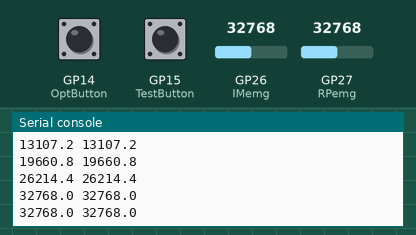
A program run on a simulated Raspberry Pi Pico running MicroPython. Shown: the last lines printed to the serial console. The test bench sets the inputs (shaded band); at power-on: GP14 (OptButton) LOW, GP26 (IMemg) = 32768, GP15 (TestButton) LOW, GP27 (RPemg) = 32768 (analog values on the 0–65535 scale). Random numbers come from a fixed seed.

Above: at 1.2 s.
1.3 s: GP14 (OptButton) pulled HIGH for 0.25 s
At 1.9 s:
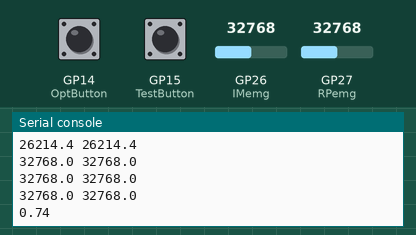
4.5 s: GP26 (IMemg) set to 45874
At 7.3 s:
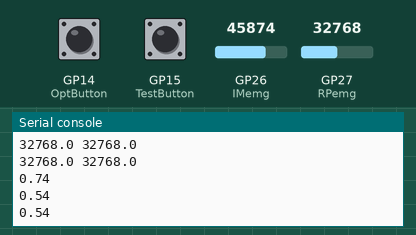
7.5 s: GP15 (TestButton) pulled HIGH for 3.2 s
At 10.2 s:
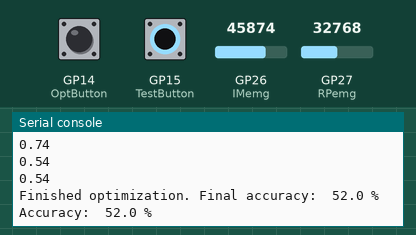
12.2 s: GP27 (RPemg) set to 45874
At 12.22 s:
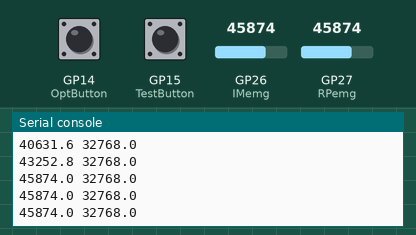
13.7 s: GP14 (OptButton) pulled HIGH for 1 s
At 14.7 s:
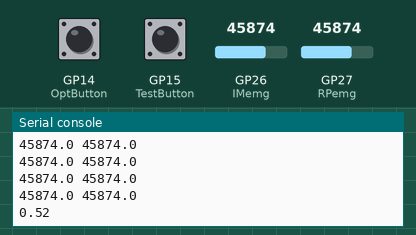
Timing chart, 0 to 16.7 s (numbered marks = the images above; inputs shaded):
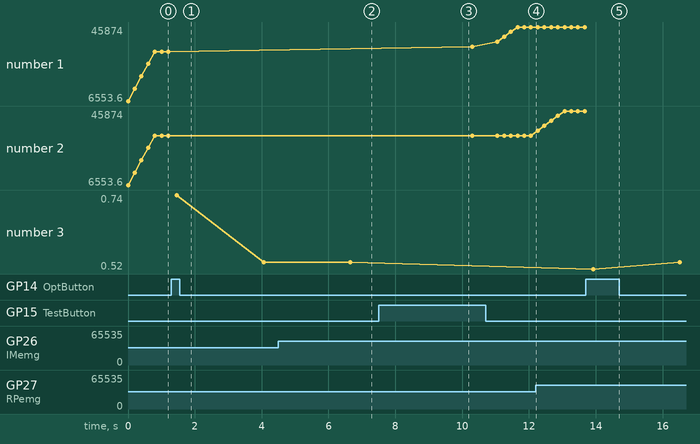

Measured:
- after the input at 1.3 s, the serial console: prints a new line after 0.16 s (image 1)
- after the input at 7.5 s, the serial console: prints a new line after 2.3 s (image 3)
- after the input at 13.7 s, the serial console: prints a new line after 0.22 s (image 5)

The program:

main.py
```python
from machine import ADC, Timer, Pin, I2C, PWM
import utime
import forwardPass as fP
import time
import random
import variables as var
import backwardsPass as bP
import matrixOps as mOps

IMemg = ADC(26)
RPemg = ADC(27)

OptButton = Pin(14, Pin.IN, Pin.PULL_DOWN)
TestButton = Pin(15, Pin.IN, Pin.PULL_DOWN)

IMlist = [0, 0, 0, 0, 0]
RPlist = [0, 0, 0, 0, 0]
idx = 0
recorded =0
thresholdVal = 10000
activating = False
IMmax = 0
RPmax = 0

iServo = PWM(Pin(0))
mServo = PWM(Pin(1))
rpServo = PWM(Pin(2))

iServo.freq(50)
mServo.freq(50)
rpServo.freq(50)

iAct = False
mAct = False
rpAct = False

def readEMG(thresholdVal, IMemg, RPemg, predict):

    """Checks if the user is performing a gesture and actively records values
    from the EMG sensors if the user is performing a gesture. This function
    actively calculates the average of the previous 5 values for each EMG
    sensor. The highest average value recorded once the user has finished
    performing a gesture will be the values making up a recording for a
    gesture. If "predict" is true, then an integer representing a gesture
    will be returned. This is where the user of the prosthetic hand should
    implement the function to actuate the motors. Otherwise, the EMG
    recording will be returned.

    :param thresholdVal: value used check if the user is performing a gesture
    :type thresholdVal: int
    :param IMemg: GPIO pin of EMG sensor monitoring index and middle finger
    :type IMemg: ADC
    :param RPemg: GPIO pin of EMG sensor monitoring ring and pinky finger
    :type RPemg: ADC
    :param predict: decides if function activates motors or return EMG recordings
    :type predict: bool

    :return: the EMG recording of the gesture if predict is false or an
        integer representing a gesture if predict is true. 0 is a fist, 1
        is a flexed index finger, 2 is the index and middle finger flexed,
        3 is the middle finger flexed, and 4 is the ring and pinky finger flexed.
    """

    global idx
    global IMlist
    global IMmax

    global RPlist
    global RPmax
    global activating

    IMlist[idx] = IMemg.read_u16()
    RPlist[idx] = RPemg.read_u16()
    idx += 1
    if idx == 5:
        idx = 0

    IMsum = 0
    RPsum = 0
    for reading in range(len(IMlist)):
        IMsum += IMlist[reading]
        RPsum += RPlist[reading]

    avgIM = IMsum / len(IMlist)
    avgRP = RPsum / len(RPlist)

    if avgIM > IMmax:
        IMmax = avgIM

    if avgRP > RPmax:
        RPmax = avgRP
    print(avgIM, avgRP)

    if (avgIM > thresholdVal or avgRP > thresholdVal) and not activating:
        activating = True

    if (avgIM < thresholdVal and avgRP < thresholdVal) and activating:
        activating = False
        readings = [[IMmax / var.normalizeFactor, RPmax / var.normalizeFactor]]
        IMmax = 0
        RPmax = 0
        if predict == True:
            # This is where the motor should be activated. Instead of printing the integer
            # the integer should be used to actuate the motors on the prosthetic hand
            predIdx = fP.makePrediction(readings)
            predictedGesture = (var.gestures[predIdx])
            print(predictedGesture)
            # print(" ")
            i2c = I2C(0, scl=Pin(17), sda=Pin(16), freq=100000)
            addr = i2c.scan()[0] #getting the address of the peripheral

            i2c.writeto(addr, str(predIdx))
            time.sleep(2)

        else:
            return readings
        #time.sleep(1)


def recordToCSV(IM, RP, gesture, file):

    """Records the EMG recordings of a gesture into a CSV file

    :param IM: highest average value of EMG sensor monitoring index/middle finger
    :type IM: float
    :param RP: highest average value of EMG sensor monitoring ring/pinky finger
    :type RP: float
    :param gesture: the label for the EMG recording
    :type gesture: str
    :param file: the path of the CSV file the recording is written to
    :type file: str:
    """

    string = str(IM) + "," + str(RP) + "," + gesture + "\n"
    file.write(string)
    global recorded
    recorded += 1
    print("recorded: ", recorded)
    time.sleep(1.5)

def optimize(numEpochs, testing):

    """Optimizes the neural network

    :param numEpochs: the number of epochs to train the neural network
    :type numEpochs: int
    :param testing: determines if program is being demonstrated or in real world use
    :type testing: bool
    """
    #1.) Obtain the training data from the user
    data = []
    labels = []

    if testing == False:
        for g in range(var.numGestures):
            for n in range(10):
                data.append(readEMG(thresholdVal, IMemg, RPemg, False))
                labels.append(g)
    elif testing == True: #demonstrating
        data = var.trainingData
        labels = var.trainingLabels
    length = len(labels)

    #2.) Individually feed each training data into the backProp function and shuffle after every cycle
    for n in range(numEpochs):
        if n % 10 == 0:
            print(testAccuracy())

        shuffle(data, labels)

        for i in range(length):
            inputs = [data[i]]
            bP.backProp(inputs, labels[i])

    print("Finished optimization. Final accuracy: ", testAccuracy() * 100, "%")


def testAccuracy():

    """Tests the accuracy of the neural network model"""

    accuracy = 0
    for i in range(var.numSamples):
        p = fP.makePrediction([var.testingData[i]])
        if p == var.testingLabels[i]:
            accuracy += 1
    return accuracy / var.numSamples

def shuffle(data, labels):

    """Shuffles a given set of data and its labels
    :param data: a list of EMG recordings of gestures

    :type data: list of list of float
    :param labels: a list of the labels corresponding to data
    :type labels: list of int
    """
    length = len(data)
    for x in range(20):
        for i in range(length - 1):
            randIdx = random.randint(i, length - 1)
            tempData = data[randIdx]
            tempLabel = labels[randIdx]

            data[randIdx] = data[i]
            labels[randIdx] = labels[i]


            data[i] = tempData
            labels[i] = tempLabel


while True:
    readEMG(thresholdVal, IMemg, RPemg, True)
    time.sleep(0.2)
    if OptButton.value() == 1:
#         optimize(30, False) # real world use
        optimize(30, True) # demonstration
        time.sleep(0.5)
    if TestButton.value() == 1:
        print("Accuracy: ", 100 * testAccuracy(), "%")
        time.sleep(0.5)
```

forwardPass.py
```python
import variables as var
import matrixOps as mOps
from math import e

def leaky_relu(raw, act):
    """Performs the Leaky ReLu activation function on a given layer.
    Stores the activated values into the list for the activated values.

    :param raw: the raw values of the layer computed from doing
        the dot product between the previous layer activated, or the
        inputs if that layer is the inputs, dotted by the weights of the
        current layer.
    :type raw: list of list of float
    :param act: the list to hold the output of the Leaky ReLu activation
        function when the raw value at the corresponding index has been
        passed in.
    :type act: list of list float
    """

    for r in range(len(act)):
        for c in range(len(act[0])):
            if raw[r][c] < 0 :
                act[r][c] = raw[r][c] * var.reluCoef
            else:
                act[r][c] = raw[r][c]

def softmax(raw, act):
    """Performs the Softmax activation function on a given layer. This
    activation function was meant to be used for the raw values of the
    last layer. Stores the activated values into the list for the
    activated values.

    :param raw: the raw values of the layer computed from doing
        the dot product between the previous layer activated, dotted by
        the weights of the current layer.
    :type raw: list of list of float
    :param act: the list to hold the output of the Leaky ReLu activation
        function when the raw value at the corresponding index has been
        passed in.
    :type act: list of list float
    """

    esum = 0
    # Raising e to the power of the elements in the list and find the sum
    for r in range(len(raw)):
        for c in range(len(raw[0])):
            esum += e**raw[r][c]

        # Finding the probabilities
        for c in range(len(raw[0])):
            act[r][c] = e**raw[r][c] / esum
        esum = 0


def makePrediction(inputs):
    """Makes a prediction using forward propagation from a given set
    of inputs. The inputs are an EMG recording of a gesture the user
    wishes the microcontroller to model.

    :param inputs: the EMG recording of a gesture made up of the
        highest average values recorded for each of the 2 EMG sensors
        while the gesture was performed. Values must be normalized by
        dividing by 65535, the max analog value.
    :type inputs: list of list of float

    :return: returns an 'int' type representing the gesture performed.
        0 means to perform a fist, 1 means to flex the index finger, 2
        means to flex both the index and middle finger, 3 means to flex
        the middle finger, and 4 means to flex the ring and pinky finger.
    """

    # Neural network with 2 Hidden Layers
    mOps.dotProduct(inputs, var.w1, var.layer1_raw)
    mOps.addBiases(var.layer1_raw, var.b1)
    leaky_relu(var.layer1_raw, var.layer1_act)

    mOps.dotProduct(var.layer1_act, var.w2, var.layer2_raw)
    mOps.addBiases(var.layer2_raw, var.b2)
    leaky_relu(var.layer2_raw, var.layer2_act)

    mOps.dotProduct(var.layer2_act, var.w3, var.layer3_raw)
    mOps.addBiases(var.layer3_raw, var.b3)
    softmax(var.layer3_raw, var.layer3_act)

    largestIdx = 0
    for i in range(len(var.layer3_act[0])):
        if var.layer3_act[0][i] > var.layer3_act[0][largestIdx]:
            largestIdx = i
    return largestIdx
        
```

backwardsPass.py
```python
import variables as var
import matrixOps as mOps
import forwardPass as fP
def dRelu(layer_raw, deriv):
    """Takes the derivative of the Sparse Categorical Cross Entropy
    loss function with respect to derivative of the Leaky ReLu
    activated values of a layer.

    :param layer_raw: the raw values of the layer that the Leaky
        ReLu activation function was performed on to obtain the
        activated values.
    :type layer_raw: list of list of float
    :param deriv: holds the derivatives of the Sparse Categorical
        Cross Entropy loss function with respect to the derivative
        of each Leaky ReLu activated value of the layer that layer_raw
        belongs to
    :type deriv: list of list of float
    """
    for i in range(len(layer_raw)):
        for j in range(len(layer_raw[0])):
            if layer_raw[i][j] <= 0.0:
                deriv[i][j] *= var.reluCoef
            elif layer_raw[i][j] > 0.0:
                deriv[i][j] *= 1

def backProp(inputs, labelIdx):
    """Takes a set of inputs as training data and optimizes the neural network
    through Gradient Descent, using the training data and its label. The neural
    network is optimized by taking the derivative of the Sparse Categorical
    Cross Entropy loss function with respect to each parameter/weight and bias
    in the neural network. The gradient value/derivative found will then be
    applied to the corresponding weight or bias after being multiplied by a
    learning rate.

    :param inputs: the EMG recording of a gesture made up of the
        highest average values recorded for each of the 2 EMG sensors
        while the gesture was performed. Values must be normalized by
        dividing by 65535, the max analog value.
    :type inputs: list of list of float
    :param labelIdx: the label for what the gesture performed was. 0 is a fist, 1 is
        the index finger flexed, 2 is the index and middle finger flexed, 3 is the
        middle finger flexed, and 4 is the ring and pinky finger flexed.
    :type labelIdx: int
    """
    #This function needs to run in order to get raw and activation values for each layer
    fP.makePrediction(inputs)

    dL3raw = var.layer3_act
    dL2raw = [[0] * var.l2Neurons]
    dL1raw = [[0] * var.l1Neurons]

    dW3 = [[0 for g in range(var.numGestures)] for y in range(var.l2Neurons)]
    dW2 = [[0 for x in range(var.l2Neurons)] for y in range(var.l1Neurons)]
    dW1 = [[0 for x in range(var.l1Neurons)] for y in range(2)]

    # Getting derivative of loss with respect to derivative of the raw third layer (last layer)
    dL3raw[0][labelIdx] -= 1
    mOps.dotProduct(mOps.transpose(var.layer2_act), dL3raw, dW3)
    mOps.calcDBias(dL3raw, var.b3)

    # Getting derivative of loss with respect to derivative of the raw second layer
    mOps.dotProduct(dL3raw, mOps.transpose(var.w3), dL2raw)
    dRelu(var.layer2_raw, dL2raw)

    mOps.dotProduct(mOps.transpose(var.layer1_act), dL2raw, dW2)
    mOps.calcDBias(dL2raw, var.b2)


    # Getting derivative of loss with respect to derivative of the raw first layer
    mOps.dotProduct(dL2raw, mOps.transpose(var.w2), dL1raw)
    dRelu(var.layer1_raw, dL1raw)

    mOps.dotProduct(mOps.transpose(inputs), dL1raw, dW1)
    mOps.calcDBias(dL1raw, var.b1)

    mOps.applyDWeights(dW1, var.w1)
    mOps.applyDWeights(dW2, var.w2)
    mOps.applyDWeights(dW3, var.w3)
```

matrixOps.py
```python
import variables as var
def dotProduct(arr1, arr2, product):
    """Performs a dot product between arr1 and arr2 and returns the product.
    Both arrays must be passed in as a 2D array even if they only have one
    row or column. This function performs the matrix multiplication of the
    2 arrays passed in if the 2 arrays are 2D arrays.
    If array 1 is a 2D array and array 2 is a 2D array with 1 column, the nth
    element in the product array is the sum of the products of each element
    in the nth row of the first array multiplied by the element at the
    corresponding index in the second array.
    If array 2 is a 2D array and array 1 is an array with 1 row, the nth
    element in the product array is the sum of the products of each element
    in the nth column of the second array multiplied by the element at the
    corresponding index in the first array.

    :param arr1: the first array, whose number of columns must match the number
        of rows in the second array
    :type arr1: list of list of float
    :param arr2: the second array, whose number of rows must match the number
        of columns in the first array
    :type arr2: list of list of float

    :return: the dot product of the 2 arrays, specifically the first array
        dotted by the second.
    """
    for r in range(len(arr1)):
        for c2 in range(len(arr2[0])):
            sumVal = 0
            for c in range(len(arr1[0])):
                sumVal += arr1[r][c] * arr2[c][c2]
            product[r][c2] = sumVal

def addBiases(layer, bias):
    """Takes a given layer and applies the biases to the raw values
    of the layer.

    :param layer: a hidden layer in the neural network, holding
        the raw values of that layer computed from dot product
        of the activated values of the previous layer, or the inputs
        if the previous layer was the inputs, with the current weights
    :type layer: list of list of float
    :param bias: the biases associated with the neurons of the layer
        passed in
    :type bias: list of float
    """

    for r in range(len(layer)):
        for c in range(len(layer[0])):
            layer[r][c] += bias[c]


def transpose(arr):
    '''This method transposes a given array, returning an array
    where the first row of the original array is now the first
    column of the updated array etc.

    :param arr: holds the array to be transposed
    :type arr: list of list of float

    :return: returns the transposed version of the original array
    '''
    updated = [[0 for i in range(len(arr))] for i in range(len(arr[0]))]
    # iterate through arr, updated will store element with inverse coordinates
    for r in range(len(arr)):
        for c in range(len(arr[0])):
            updated[c][r] = arr[r][c]

    return updated

def calcDBias(dLayer, bias):
    """Calculates the derivative of the Sparse Categorical Cross Entropy
    loss function with respect to the bias.

    :param dLayer: holds the derivative of the Sparse Categorical Cross Entropy
    loss function with respect to each neuron in a layer
    :type dLayer: list of list of float
    :param bias: the biases associated with the layer
    :type bias: list of float
    """

    for b in range(len(bias)):
        bias[b] -= var.learning_rate * dLayer[0][b]

def applyDWeights(dWeights, weights):
    """Applies the gradients or the derivative of the Sparse Categorical
    Cross Entropy loss function with respect to each weight of a layer
    multiplied by the learning rate, to the corresponding weight in that layer.

    :param dWeights: the derivative of the Sparse Categorical Cross Entropy loss
        function with respect to each weight for a specific layer
    :type dWeights: list of list of float
    :param weights: the weights of a layer
    :type weights: list of list of float
    """
    for r in range(len(dWeights)):
        for c in range(len(dWeights[0])):
            weights[r][c] -= (dWeights[r][c] * var.learning_rate)

def printMatrix(matrix):
    """Used for debugging. Prints out a 2D array by printing a row per line.

    :param matrix: the 2D array to be printed
    :type matrix: list of list of float
    """
    for r in matrix:
        print(r)
        
```

Source omitted: variables.py (8821 bytes)
